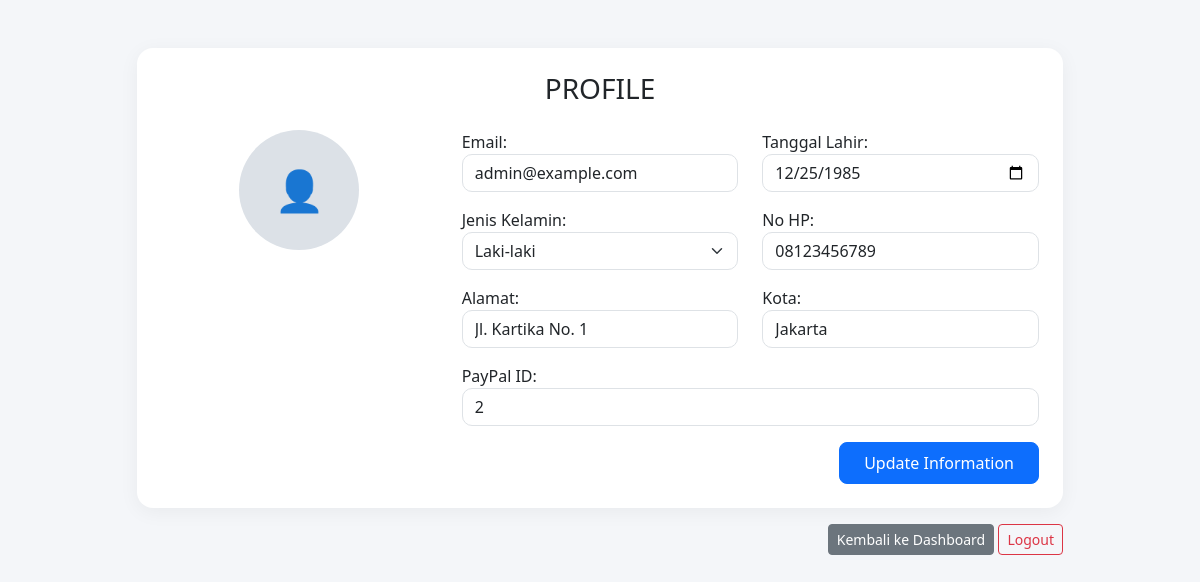
Page /profile.php (signed in) on the committed database.
### tables this page shows
CREATE TABLE `users` (
  `id` int(11) NOT NULL,
  `username` varchar(50) NOT NULL,
  `password` varchar(255) NOT NULL,
  `email` varchar(100) DEFAULT NULL,
  `date_of_birth` date DEFAULT NULL,
  `gender` enum('male','female','other') DEFAULT NULL,
  `address` text DEFAULT NULL,
  `city` varchar(100) DEFAULT NULL,
  `phone` varchar(20) DEFAULT NULL,
  `paypal_id` varchar(100) DEFAULT NULL,
  `role` enum('visitor','customer','admin') NOT NULL DEFAULT 'visitor',
  `user_level` varchar(50) DEFAULT NULL,
  `created_at` timestamp NOT NULL DEFAULT current_timestamp()
);

### profile.php (the view, shortened to what this page needs)
<?php
include 'includes/db.php';
$user_id = $_SESSION['user']['id'];
$query = mysqli_query($conn, "SELECT * FROM users WHERE id = $user_id");
$user = mysqli_fetch_assoc($query);
?>
<!DOCTYPE html>
<html lang="en">
<head>
  <link href="https://cdn.jsdelivr.net/npm/bootstrap@5.3.0/dist/css/bootstrap.min.css" rel="stylesheet">
</head>
<body>
<div class="container py-5">
  <div class="row justify-content-center">
    <div class="col-md-10">
      <div class="profile-card p-4">
        <h3 class="text-center mb-4">PROFILE</h3>
        <form method="POST">
          <div class="row">
            <div class="col-md-4 text-center">
              <div class="profile-avatar">
                <span>👤</span>
              </div>
            </div>
            <div class="col-md-8">
              <div class="row">
                <div class="col-md-6 mb-3">
                  <label>Email:</label>
                  <input type="email" name="email" class="form-control" value="<?= htmlspecialchars($user['email']); ?>" required>
                </div>
                <div class="col-md-6 mb-3">
                  <label>Tanggal Lahir:</label>
                  <input type="date" name="date_of_birth" class="form-control" value="<?= htmlspecialchars($user['date_of_birth']); ?>">
                </div>
                <div class="col-md-6 mb-3">
                  <label>Jenis Kelamin:</label>
                  <select name="gender" class="form-select">
                    <option value="male" <?= $user['gender'] === 'male' ? 'selected' : '' ?>>Laki-laki</option>
                  </select>
                </div>
                <div class="col-md-6 mb-3">
                  <label>No HP:</label>
                  <input type="text" name="phone" class="form-control" value="<?= htmlspecialchars($user['phone']); ?>">
                </div>
                <div class="col-md-6 mb-3">
                  <label>Alamat:</label>
                  <input type="text" name="address" class="form-control" value="<?= htmlspecialchars($user['address']); ?>">
                </div>
                <div class="col-md-6 mb-3">
                  <label>Kota:</label>
                  <input type="text" name="city" class="form-control" value="<?= htmlspecialchars($user['city']); ?>">
                </div>
                <div class="col-md-12 mb-3">
                  <label>PayPal ID:</label>
                  <input type="text" name="paypal_id" class="form-control" value="<?= htmlspecialchars($user['paypal_id']); ?>">
                </div>
              </div>
              <div class="text-end">
                <button type="submit" name="save_profile" class="btn btn-primary">Update Information</button>
              </div>
            </div>
          </div>
        </form>
      </div>
      <div class="text-end mt-3">
        <a href="customer/dashboard.php" class="btn btn-secondary btn-sm">Kembali ke Dashboard</a>
        <a href="auth/logout.php" class="btn btn-outline-danger btn-sm">Logout</a>
      </div>
    </div>
  </div>
</div>
</body>
</html>

### profile.php (style rules this page uses)
body { background-color: #f4f6f9; font-family: 'Segoe UI', Tahoma, Geneva, Verdana, sans-serif; }
.profile-card { border: none; border-radius: 16px; box-shadow: 0 4px 20px rgba(0, 0, 0, 0.05); background: #fff; }
.profile-avatar { width: 120px; height: 120px; background-color: #dce1e7; border-radius: 50%; display: flex; justify-content: center; align-items: center; font-size: 40px; color: #6c757d; margin: 0 auto 15px auto; }
.form-control, .form-select { border-radius: 10px; }
.btn-primary { border-radius: 8px; padding: 0.5rem 1.5rem; }

### rows in the picture
users: email "admin@example.com", date_of_birth "12/25/1985", gender "Laki-laki", phone "08123456789", address "Jl. Kartika No. 1", city "Jakarta", paypal_id "2"
